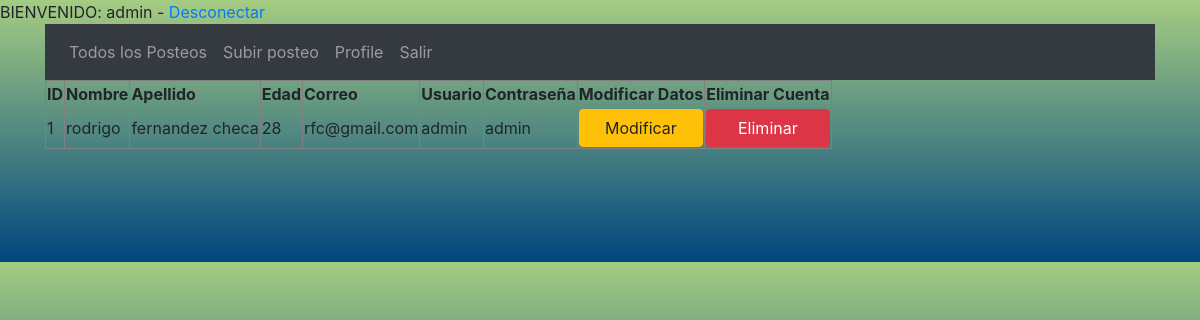
The page /vistas/profile.php (signed in) on the database its author committed.
### tables this page shows
CREATE TABLE `usuario` (
  `id_u` int(10) NOT NULL,
  `nombre` varchar(50) NOT NULL,
  `apellido` varchar(50) NOT NULL,
  `edad` int(10) NOT NULL,
  `correo` varchar(50) NOT NULL,
  `usuario` varchar(50) NOT NULL,
  `clave` varchar(50) NOT NULL
);

### vistas/profile.php (the view, shortened to what this page needs)
<!DOCTYPE html>
<html lang="en" dir="ltr">
  <head>
    <?php
    if(isset($_SESSION['user'])){
      echo 'BIENVENIDO: '.$_SESSION['user'].' - ';
      echo '<a href="./logout.php?desconectar">Desconectar</a>';
    }
    else{
      header("location:./index.php");
    }
    ?>
  </head>
  <body>
    <div class="container">
    <?php
    include '../partials/header.php';
    require_once '../peticiones.php';
    include '../partials/navegacion2.php';
    $sqlU = "SELECT * FROM usuario WHERE id_u = '".$_SESSION['idu']."';";
    $resultU = $conexion->query($sqlU);
    ?>
    <table border="1">
        <thead>
            <tr>
                <th>ID</th>
                <th>Nombre</th>
                <th>Apellido</th>
                <th>Edad</th>
                <th>Correo</th>
                <th>Usuario</th>
                <th>Contraseña</th>
                <th>Modificar Datos</th>
                <th>Eliminar Cuenta</th>
            </tr>
        </thead>
        <tbody>
                    <tr>
                      <?php foreach ( $resultU as $rows ){?>
                        <td><?=$rows['id_u']?></td>
                        <td><?=$rows['nombre']?></td>
                        <td><?=$rows['apellido']?></td>
                        <td><?=$rows['edad']?></td>
                        <td><?=$rows['correo']?></td>
                        <td><?=$rows['usuario']?></td>
                        <td><?=$rows['clave']?></td>
                        <td>
                          <form action="<?php echo htmlspecialchars($_SERVER['PHP_SELF']); ?>" method="POST">
                              <input class="btn btn-warning btn-block" type ="submit" name="enviar" value="Modificar"></input>
                          </form>
                        </td>
                        <td>
                          <form action="<?php echo htmlspecialchars($_SERVER['PHP_SELF']); ?>" method="POST">
                              <input class="btn btn-danger btn-block" type ="submit" name="eliminar" value="Eliminar"></input>
                          </form>
                        </td>
                    </tr>
                <?php } ?>
        </tbody>
</table>
    </div>
  </body>
</html>

### vistas/index.css (style rules this page uses)
body { margin-bottom: auto; padding-bottom: 3cm; background: #00467F; background: -webkit-linear-gradient(to bottom, #A5CC82, #00467F); background: linear-gradient(to bottom, #A5CC82, #00467F); }

### rows shown on the page
usuario: id_u "1", nombre "rodrigo", apellido "fernandez checa", edad "28", correo "rfc@gmail.com", usuario "admin", clave "admin"

### other values the page prints
$_SESSION['user'] "admin"
